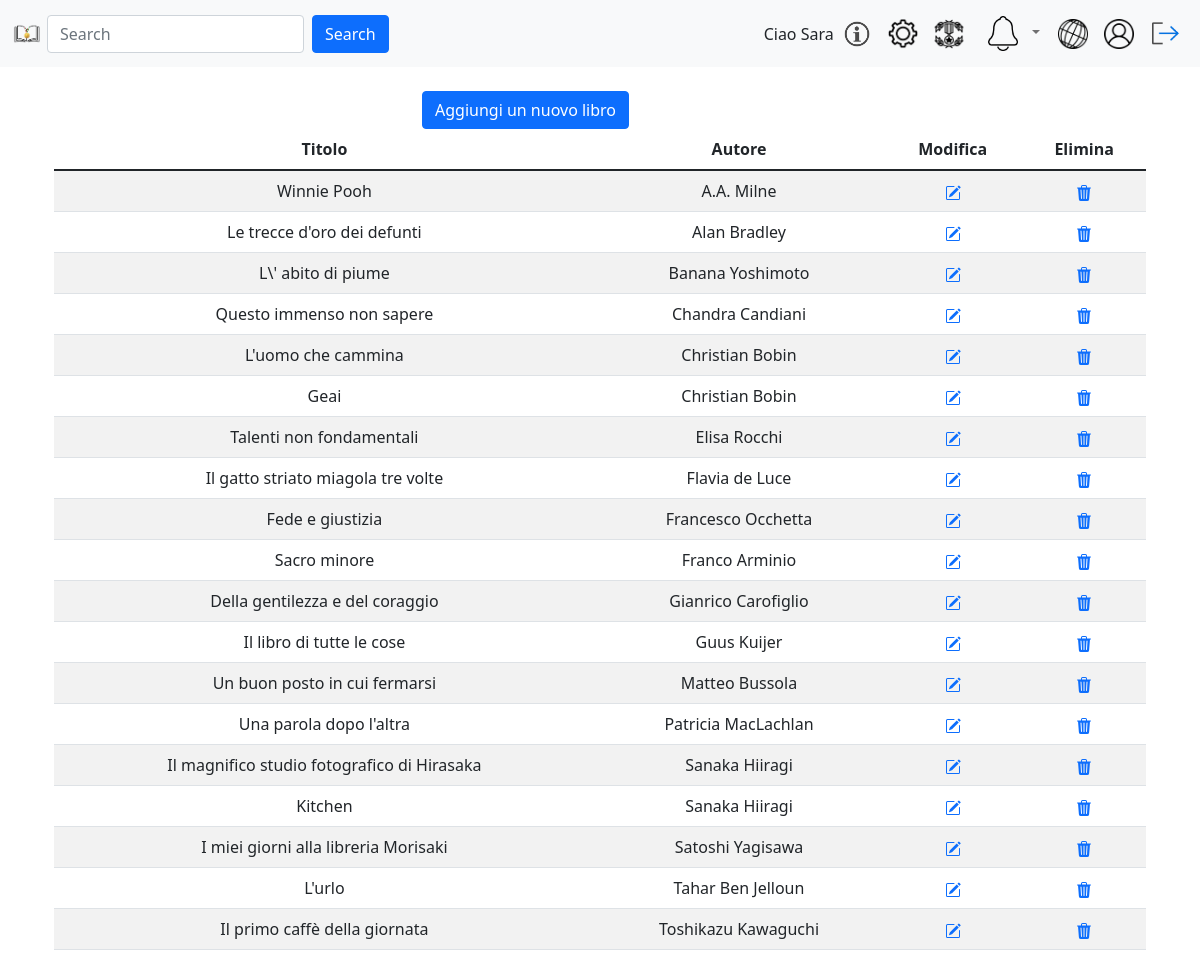
The app's page /gestioneLibri.php (signed in), older data.
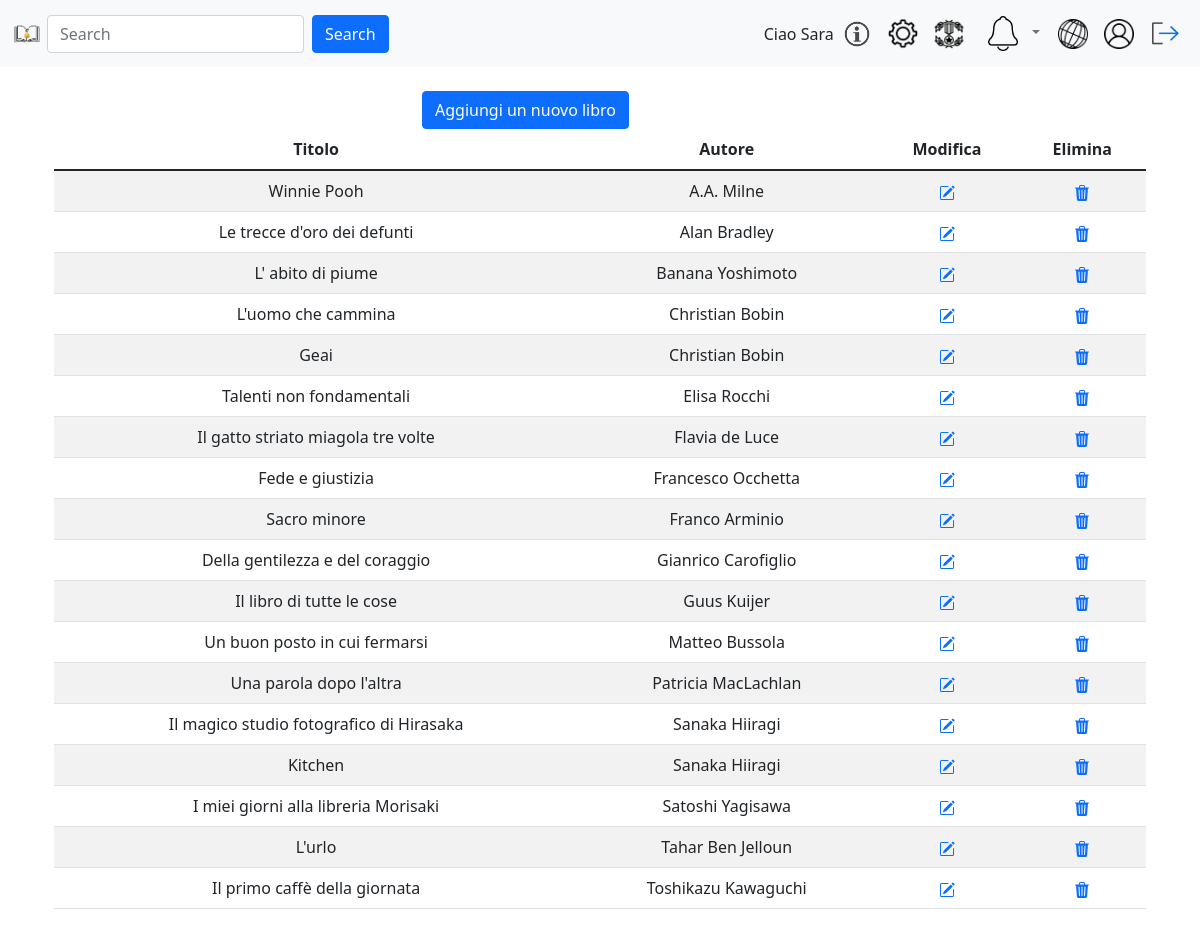
The same page, newer data.
### tables this page shows
CREATE TABLE `libro` (
  `id` int(8) NOT NULL AUTO_INCREMENT,
  `titolo` varchar(255) NOT NULL,
  PRIMARY KEY (`id`),
  UNIQUE KEY `ID_LIBRO_IND` (`id`)
);

CREATE TABLE `autore` (
  `id` int(8) NOT NULL,
  `nome` varchar(255) NOT NULL,
  PRIMARY KEY (`id`),
  UNIQUE KEY `ID_AUTORE_IND` (`id`)
);

### include/libri.php (called while the page is built, shortened)
<?php
class Libri {
    private $conn;
    public function __construct($conn) {
        $this->conn = $conn;
    }
    public function getLibri() {
    $sql = "SELECT l.id, l.titolo, a.id as autoreId, a.nome FROM libro l, autore a, scrittoda s WHERE l.id = s.libroId AND a.id = s.autoreId ORDER BY a.nome";
    return mysqli_query($this->conn, $sql);
}
}
?>

### gestioneLibri.php (the view, shortened to what this page needs)
<?php
require_once 'include/config.php';
require_once 'include/libri.php';
$libri = new Libri($conn);
$libriResult = $libri->getLibri();
?>
<!DOCTYPE html>
<html lang="it">
<head>
    <link href="https://cdn.jsdelivr.net/npm/bootstrap@5.1.3/dist/css/bootstrap.min.css" rel="stylesheet">
    <link rel="stylesheet" type="text/css" href="https://cdn.datatables.net/1.11.5/css/jquery.dataTables.css">
    <link rel="stylesheet" type="text/css" href="css/landingPage.css">
</head>
<body>
    <main class="container">
        <br />
        <div class="row">
            <div class="col-md-4"></div>
            <div class="col-md-4">
                <button type="button" class="btn btn-primary" data-bs-toggle="modal" data-bs-target="#addbook">
                    Aggiungi un nuovo libro
                </button>
            </div>
            <div class="col-md-4"></div>
        </div>
        <div class="container">
            <div class="row">
                <div class="col-md-12">
                    <table id="libriTable" class="table table-striped text-center">
                        <thead>
                            <tr>
                                <th>Titolo</th>
                                <th>Autore</th>
                                <th>Modifica</th>
                                <th>Elimina</th>
                            </tr>
                        </thead>
                        <tbody>
                            <?php while ($row = mysqli_fetch_assoc($libriResult)) { ?>
                                <tr>
                                    <td><?php echo $row['titolo']; ?></td>
                                    <td><?php echo $row['nome']; ?></td>
                                    <td>
                                        <a href='#' data-bs-toggle="modal" data-bs-target="#modal_modifica_libro_<?php echo $row['id']; ?>" title="Modifica libro">
                                        </a>
                                    </td>
                                    <td>
                                        <a href='#' data-bs-toggle="modal" data-bs-target="#modal_elimina_libro_<?php echo $row['id']; ?>" title="Elimina Libro">
                                        </a>
                                    </td>
                                </tr>
                            <?php } ?>
                        </tbody>
                    </table>
                </div>
            </div>
        </div>
    </main>
</body>
</html>

Row changes from the older to the newer data that the page shows:
removed libro: titolo "Questo immenso non sapere", autore.nome "Chandra Candiani"
changed libro "Banana Yoshimoto": titolo "L\\' abito di piume" → "L' abito di piume"
changed libro: titolo "Il magnifico studio fotografico di Hirasaka" → "Il magico studio fotografico di Hirasaka"
